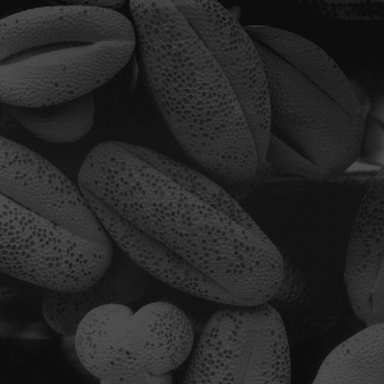
#> input picture ch03/Images/Source/Fig0316(4)(bottom_left).tif, 384 x 384 px, shrunk from 500 x 500 before the run, found by its file name
$ python ex01_Histogram.py
#> lines starting #> are read from the running program, lines starting #| are printed output that depends on the picture
#> further down, image is the input picture: PIL image 384x384 L; min 10, max 80, mean 38.7
# 구간 선형 변환
# Bit-plane slicing
#  특정 비트의 기여를 강조
import matplotlib.pyplot as plt
import numpy as np
from PIL import Image, ImageDraw, ImageFont
import numpy as np
import os
import time


def showHist(arrays):
    num = len(arrays)
#> num = 4
    # 플롯 설정
    fig, axs = plt.subplots(num, 2, figsize=(12, num * 3))

    for i, (title, array) in enumerate(arrays.items()):
        # 첫 번째 col에 이미지 표시
        axs[i, 0].imshow(array, cmap='gray', vmin=0, vmax=255)
        axs[i, 0].set_title(title)
        axs[i, 0].axis('off')  # 축 표시 없애기

        # 두 번째 col에 히스토그램 표시
        axs[i, 1].hist(array.ravel(), bins=256, color='gray', alpha=1, density=True)
        axs[i, 1].set_xlim([0, 256])
#> this loop made 4 passes
#> title on passes 1 to 4: 'Dark', 'Bright', 'Low constrastr', 'Hight-constrast'

    # 플롯 표시
    plt.tight_layout()
    script_name = os.path.basename(__file__)
    save_name = os.path.splitext(script_name)[0] + '.png'
    plt.savefig(f'ch03\\Images\\Result\\Histogram_Processing\\{save_name}', bbox_inches='tight')
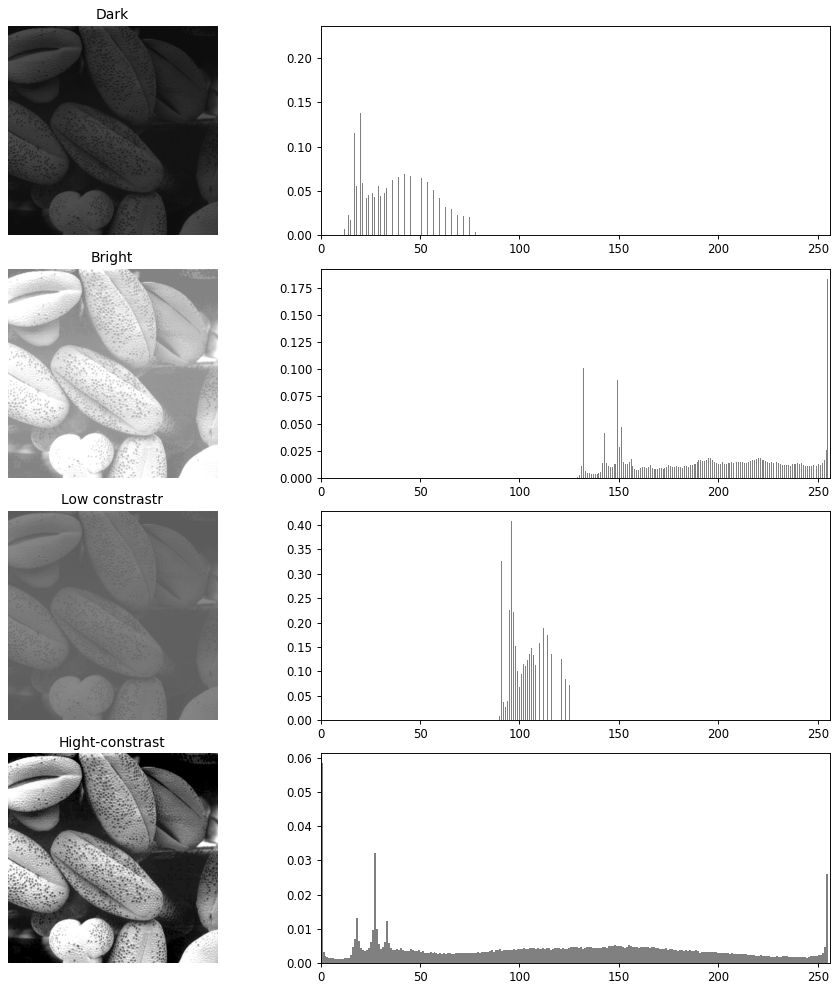
#> figure drawn by matplotlib, 8 panels; panel 2: tallest bar 0.225 high, from x = 18.75 to 19.02; panel 4: tallest bar 0.184 high, from x = 254.5 to 255; panel 6: tallest bar 0.408 high, from x = 95.98 to 96.16; panel 8: tallest bar 0.0584 high, from x = 0 to 0.996
    plt.show()

if __name__ == "__main__":
    image_paths = { 'Dark' : r'ch03\Images\Source\Fig0316(4)(bottom_left).tif',
                    'Bright': r'ch03\Images\Source\Fig0316(1)(top_left).tif',
                    'Low constrastr': r'ch03\Images\Source\Fig0316(2)(2nd_from_top).tif',
                    'Hight-constrast' : r'ch03\Images\Source\Fig0320(3)(third_from_top).tif'}
    arrays = dict()
    for key, path in image_paths.items():
        image = Image.open(path)
        array = np.array(image)
        arrays[key] = array

    showHist(arrays)
